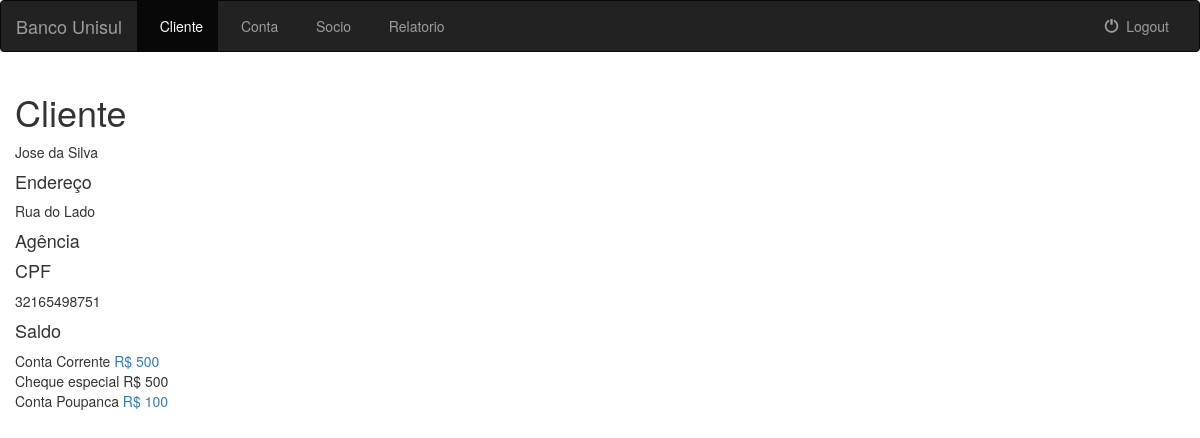
/detalhepf/1/ (signed in), run on the app's committed database.
### banco_unisul/models.py (models this page shows, shortened)
class Cliente(models.Model):
    nome = models.CharField(max_length=200)
    endereco = models.CharField(max_length=200)
    class META:
        abstract = True

class ClientePF(Cliente):
    CPF = models.CharField(max_length=11, unique=True)
    dtnascimento = models.DateField("Data de Nascimento")

class Conta(models.Model):
    TIPO_CONTA = (
        (1, 'ContaCorrente'),
        (2, 'ContaPoupanca'),
    )
    agencia = models.ForeignKey(Agencia, on_delete=models.CASCADE)
    cliente = models.ForeignKey(Cliente, on_delete=models.CASCADE)
    tpconta = models.IntegerField("Tipo da Conta", choices=TIPO_CONTA)
    saldo = models.IntegerField()
    chespecial = models.IntegerField("Limite cheque especial")
    flespecial = models.BooleanField("Utiliza cheque especial")
    class META:
        unique_together = (("cliente", "tpconta"),)

### banco_unisul/views.py (the view)
# urls.py: url(r'^detalhepf/(?P<pk>[0-9]+)/$', views.DetalhepfView.as_view(), name='detalhepf'),
class DetalhepfView(LoginRequiredMixin, generic.DetailView):
    model = Cliente
    template_name = 'banco_unisul/detalhepf.html'
    def get_context_data(self, **kwargs):
        context = super(DetalhepfView, self).get_context_data(**kwargs)
        context['CPF'] = ClientePF.objects.all().filter(id=self.kwargs['pk']).get().CPF
        return context

### templates/banco_unisul/detalhepf.html (shortened to what this page needs)
{% extends 'banco_unisul/baseinterno.html' %}
{% block cad_cliente %}active{% endblock %}
{% block body %}
    <div class="col-sm-12">
        <h1>Cliente</h1>
        {{ cliente.nome }}
        <h4>Endereço</h4>
        {{ cliente.endereco }}
        <h4>Agência</h4>
        <h4>CPF</h4>
        {{ CPF }}
        {% if cliente.conta_set.all %}
            <h4>Saldo</h4>
            {% for conta in cliente.conta_set.all %}
                {% if conta.tpconta == 1 %}Conta Corrente{% endif %}{% if conta.tpconta == 2 %}Conta Poupanca{% endif %}
                <a href="{% url 'banco_unisul:detalheconta' conta.id %}"> R$ {{ conta.saldo }}</a><br>
                {% if conta.tpconta == 1 and conta.flespecial %}Cheque especial R$ {{ conta.chespecial }}<br>{% endif %}
            {% endfor %}
        {% else %}
            <a href="{% url 'banco_unisul:conta_cliente' cliente.id %}"><span aria-hidden="true"></span>Criar Conta</a>
        {% endif %}
    </div>
{% endblock %}

### data on the page
Cliente: nome "Jose da Silva", endereco "Rua do Lado"
ClientePF: CPF "32165498751"
Conta: tpconta "Conta Corrente", saldo "500", chespecial "500"
Conta: tpconta "Conta Poupanca", saldo "100"
